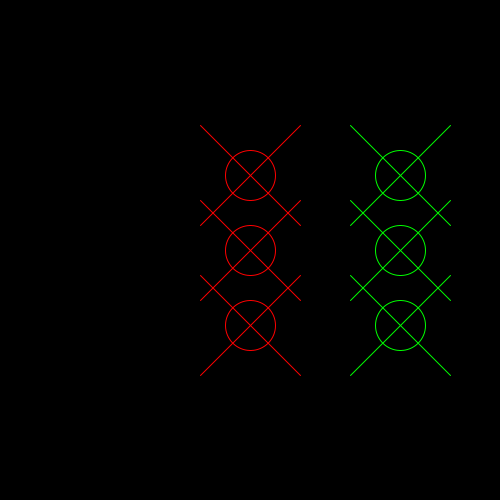
Frame 1 (no input)
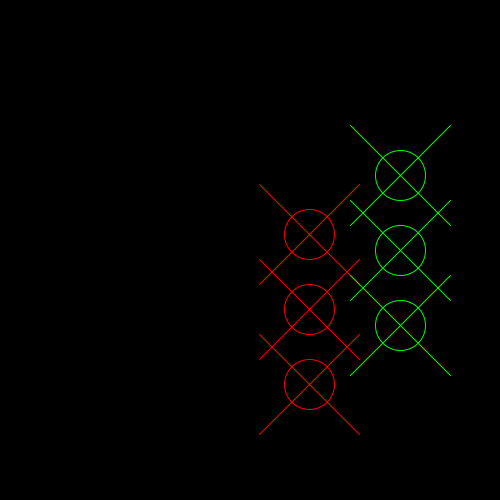
Frame 60 (the mouse pressed at the canvas centre just before this capture)
Frame 120 (the mouse held since frame 60 and released just before this capture): identical to frame 60, image omitted

The Processing sketch that drew these frames (run headless with seeded random() and noise(); from frame 60 on, the mouse is pressed at the canvas centre):

// Processing sketch: CRCP1310_12_Variable_Scope
// ── CRCP1310_12_Variable_Scope.pde
float x;
float y;

void setup() {
  size(500, 500);
  x = 250;
  y = 250;
}

void draw() {
  background(0);
  design(x, y, 50, color(255, 0, 0));
  
  design(400, 250, 50, color(0, 255, 0));
  
  x = x + 1;
  y = y + 1;
  
}

void mousePressed() {
  x = mouseX;
  y = mouseY;
}

void design(float x, float y, float s, color c) {
  stroke(c);
  noFill();
  line(x - s, y - s, x + s, y + s);
  line(x + s, y - s, x - s, y + s);
  ellipse(x, y, s, s);
  
  float x2 = x;
  float y2 = y - (s * 1.5);
  line(x2 - s, y2 - s, x2 + s, y2 + s);
  line(x2 + s, y2 - s, x2 - s, y2 + s);
  ellipse(x2, y2, s, s);
  
  float x3 = x;
  float y3 = y + (s * 1.5);
  line(x3 - s, y3 - s, x3 + s, y3 + s);
  line(x3 + s, y3 - s, x3 - s, y3 + s);
  ellipse(x3, y3, s, s);
}
